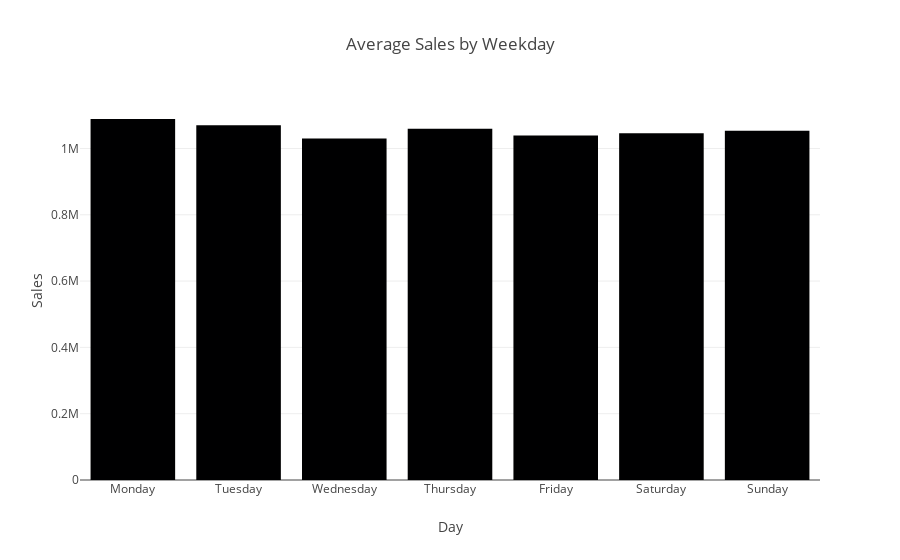

Notebook code for this chart:
### Code cell
# Sales by day of weeek

df['weekday'] = df['date'].dt.day_name()
weekday_sales = df.groupby('weekday')['weekly_sales'].mean().reindex([
    'Monday', 'Tuesday', 'Wednesday', 'Thursday', 'Friday', 'Saturday', 'Sunday'])

fig = px.bar(weekday_sales, x=weekday_sales.index, y='weekly_sales',
             title='Average Sales by Weekday', labels={'weekday': 'Day', 'weekly_sales': 'Sales'})
fig.show()

### Figure 1 — Plotly figure (JSON) as saved in the notebook; plotly's stock layout.template omitted (floating-point values rounded to 4 significant figures)
{"data": [{"hovertemplate": "Day=%{x}<br>Sales=%{y}<extra></extra>", "legendgroup": "", "marker": {"color": "#000001", "pattern": {"shape": ""}}, "name": "", "orientation": "v", "showlegend": false, "textposition": "auto", "type": "bar", "x": ["Monday", "Tuesday", "Wednesday", "Thursday", "Friday", "Saturday", "Sunday"], "xaxis": "x", "y": [1089000.0, 1070000.0, 1030000.0, 1059000.0, 1039000.0, 1046000.0, 1053000.0], "yaxis": "y"}], "layout": {"barmode": "relative", "legend": {"tracegroupgap": 0}, "title": {"text": "Average Sales by Weekday"}, "xaxis": {"anchor": "y", "domain": [0, 1], "title": {"text": "Day"}}, "yaxis": {"anchor": "x", "domain": [0, 1], "title": {"text": "Sales"}}}}
